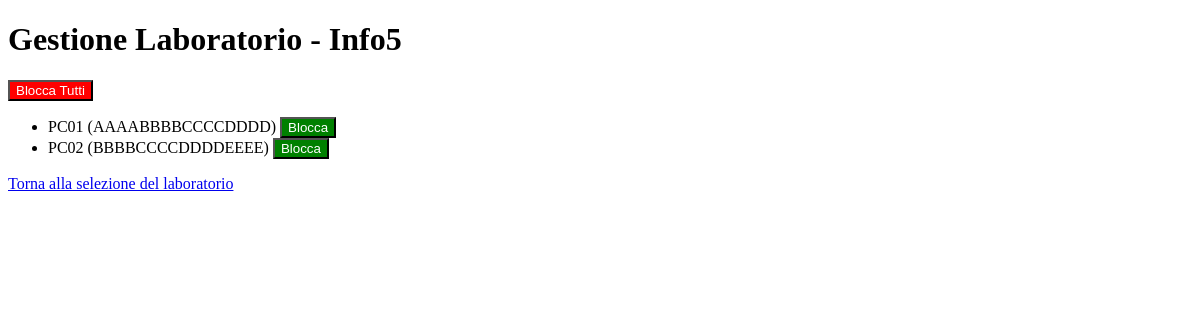
Page /laboratory/1/ on the earlier database version.
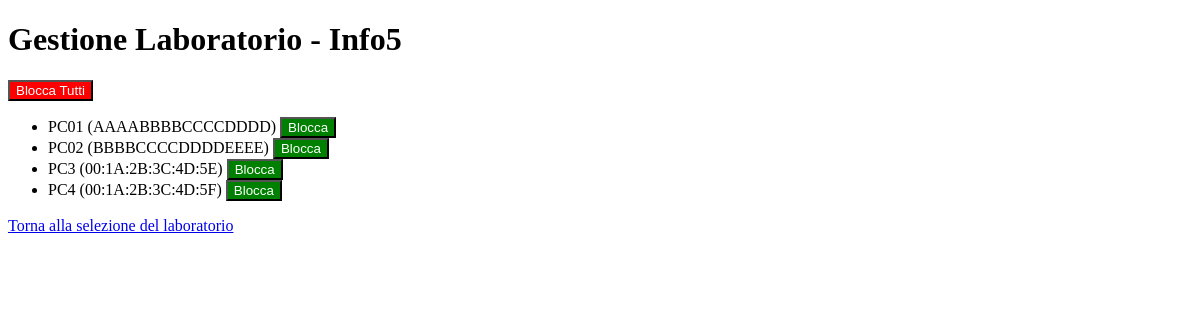
Same page on the later database version.
### connection/models.py (models this page shows, shortened)
class Laboratory(models.Model):
    name = models.CharField(max_length=100, unique=True)
    description = models.TextField(blank=True, null=True)

class Computer(models.Model):
    name = models.CharField(max_length=100)
    mac_address = models.CharField(max_length=17, unique=True)
    laboratory = models.ForeignKey(Laboratory, related_name='computers', on_delete=models.CASCADE)
    STATUS_CHOICES = [
        ('blocked', 'Bloccato'),
        ('unblocked', 'Sbloccato'),
    ]
    status = models.CharField(max_length=10, choices=STATUS_CHOICES, default='unblocked')

### connection/views.py (the view)
# urls.py: path('laboratory/<int:lab_id>/', views.manage_laboratory, name='manage_laboratory'),
def manage_laboratory(request, lab_id):
    laboratory = get_object_or_404(Laboratory, id=lab_id)
    computers = laboratory.computers.all()
    for computer in computers:
        computer.color = "red" if computer.status == "blocked" else "green"
        computer.button_text = "Sblocca" if computer.status == "blocked" else "Blocca"
    return render(request, 'manage_laboratory.html', {'laboratory': laboratory, 'computers': computers})

### connection/templates/manage_laboratory.html (shortened to what this page needs)
<!DOCTYPE html>
<html>
<head>
</head>
<body>
    <h1>Gestione Laboratorio - {{ laboratory.name }}</h1>
    <button
    id="toggle-all-btn"
    data-status="unblocked"
    onclick="toggleAllComputers({{ laboratory.id }})"
    style="background-color: red; color: white;">
    Blocca Tutti
    </button>
    <ul>
        {% for computer in computers %}
            <li>
                {{ computer.name }} ({{ computer.mac_address }})
                <button
                    id="toggle-btn-{{ computer.id }}"
                    data-status="{{ computer.status }}"
                    onclick="toggleComputer({{ computer.id }})"
                    style="background-color: {{ computer.color }}; color: white;">
                    {{ computer.button_text }}
                </button>
            </li>
        {% endfor %}
    </ul>
    <a href="/connection">Torna alla selezione del laboratorio</a>
</body>
</html>

Differences in the rows shown:
added Computer: name "PC3", mac_address "00:1A:2B:3C:4D:5E", button_text "Blocca"
added Computer: name "PC4", mac_address "00:1A:2B:3C:4D:5F", button_text "Blocca"
